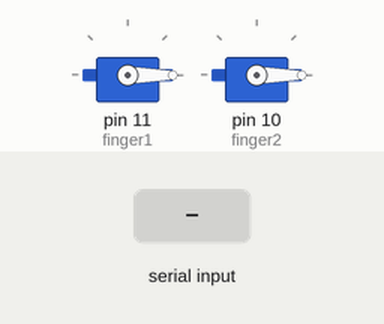
Recording of a sketch running on a simulated Arduino Uno, built with avr-gcc and run on an emulated ATmega328P. Parts: 2 × servo. Inputs (shaded band) come from the test bench.

Above: at 1.3 s.
1.4 s: "a" received over Serial
At 2.5 s:
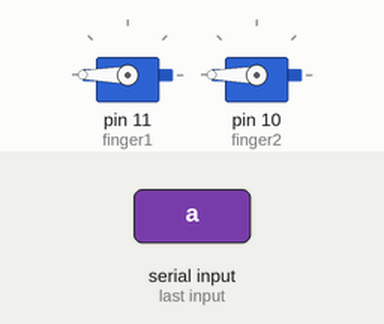
2.9 s: "b" received over Serial
At 3.7 s:
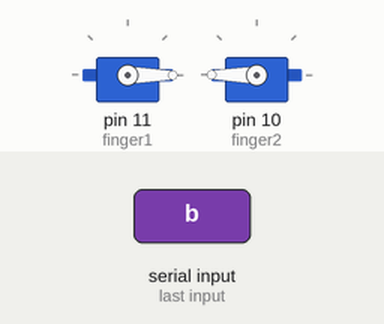
4.4 s: "c" received over Serial
At 4.8 s:
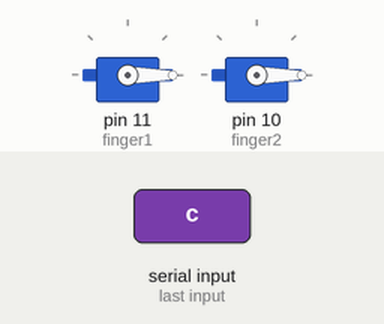
Timing chart, 0 to 7.4 s (numbered marks = the images above; inputs shaded):
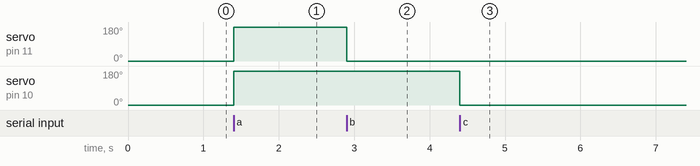

The sketch:

robot_hands_two_servo.ino
```cpp
// 아두이노 우노 보드의 하드웨어 시리얼 포트(0, 1)를 사용합니다.

#include <Servo.h>

Servo finger1;
Servo finger2;


void setup() {
  finger1.attach(11);
  finger2.attach(10);
  Serial.begin(9600);

  //initialize
  finger1.write(0);
  finger2.write(0);
  delay(100);
}


void loop() {
  if (Serial.available()) {
    char input = Serial.read();

    if (input == 'a') {
      paper();
    } else if (input == 'b') {
      scissors();
    } else if (input == 'c') {
      rock();
    }
  }
}


void rock() {
  finger1.write(0);
  finger2.write(0);
  delay(100);
}

void paper() {
  finger1.write(180);
  finger2.write(180);
  delay(100);
}

void scissors() {
  finger1.write(0);
  finger2.write(180);
  delay(100);
}
```

Measured:
- after the input at 1.4 s, servo on pin 11 (finger1), servo on pin 10 (finger2): 0° → 180° at once
- after the input at 2.9 s, servo on pin 11 (finger1): 180° → 0° at once
- after the input at 4.4 s, servo on pin 10 (finger2): 180° → 0° at once
